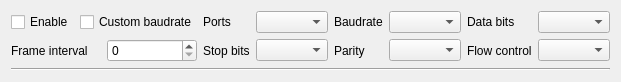
<?xml version="1.0" encoding="UTF-8"?>
<ui version="4.0">
 <class>SAKSerialPortTransponder</class>
 <widget class="QWidget" name="SAKSerialPortTransponder">
  <property name="geometry">
   <rect>
    <x>0</x>
    <y>0</y>
    <width>613</width>
    <height>73</height>
   </rect>
  </property>
  <property name="windowTitle">
   <string notr="true">Form</string>
  </property>
  <layout class="QGridLayout" name="gridLayout">
   <item row="0" column="0">
    <widget class="QCheckBox" name="enableCheckBox">
     <property name="text">
      <string>Enable</string>
     </property>
    </widget>
   </item>
   <item row="0" column="1">
    <widget class="QCheckBox" name="customBaudrateCheckBox">
     <property name="text">
      <string>Custom baudrate</string>
     </property>
    </widget>
   </item>
   <item row="0" column="2">
    <widget class="QLabel" name="label">
     <property name="layoutDirection">
      <enum>Qt::LeftToRight</enum>
     </property>
     <property name="text">
      <string>Ports</string>
     </property>
     <property name="alignment">
      <set>Qt::AlignLeading|Qt::AlignLeft|Qt::AlignVCenter</set>
     </property>
    </widget>
   </item>
   <item row="0" column="3">
    <widget class="QComboBox" name="portNameComboBox">
     <property name="sizePolicy">
      <sizepolicy hsizetype="Expanding" vsizetype="Fixed">
       <horstretch>0</horstretch>
       <verstretch>0</verstretch>
      </sizepolicy>
     </property>
    </widget>
   </item>
   <item row="0" column="4">
    <widget class="QLabel" name="label_2">
     <property name="layoutDirection">
      <enum>Qt::LeftToRight</enum>
     </property>
     <property name="text">
      <string>Baudrate</string>
     </property>
     <property name="alignment">
      <set>Qt::AlignLeading|Qt::AlignLeft|Qt::AlignVCenter</set>
     </property>
    </widget>
   </item>
   <item row="0" column="5">
    <widget class="QComboBox" name="baudRateComboBox"/>
   </item>
   <item row="0" column="6">
    <widget class="QLabel" name="label_3">
     <property name="text">
      <string>Data bits</string>
     </property>
    </widget>
   </item>
   <item row="0" column="7">
    <widget class="QComboBox" name="dataBitscomboBox"/>
   </item>
   <item row="1" column="0" colspan="2">
    <widget class="QWidget" name="widget" native="true">
     <layout class="QHBoxLayout" name="horizontalLayout">
      <property name="leftMargin">
       <number>0</number>
      </property>
      <property name="topMargin">
       <number>0</number>
      </property>
      <property name="rightMargin">
       <number>0</number>
      </property>
      <property name="bottomMargin">
       <number>0</number>
      </property>
      <item>
       <widget class="QLabel" name="label_7">
        <property name="text">
         <string>Frame interval</string>
        </property>
       </widget>
      </item>
      <item>
       <widget class="QSpinBox" name="frameIntervalSpinBox"/>
      </item>
     </layout>
    </widget>
   </item>
   <item row="1" column="2">
    <widget class="QLabel" name="label_4">
     <property name="text">
      <string>Stop bits</string>
     </property>
    </widget>
   </item>
   <item row="1" column="3">
    <widget class="QComboBox" name="stopBitscomboBox"/>
   </item>
   <item row="1" column="4">
    <widget class="QLabel" name="label_5">
     <property name="text">
      <string>Parity</string>
     </property>
    </widget>
   </item>
   <item row="1" column="5">
    <widget class="QComboBox" name="parityComboBox"/>
   </item>
   <item row="1" column="6">
    <widget class="QLabel" name="label_6">
     <property name="text">
      <string>Flow control</string>
     </property>
    </widget>
   </item>
   <item row="1" column="7">
    <widget class="QComboBox" name="flowControlComboBox"/>
   </item>
   <item row="2" column="0" colspan="8">
    <widget class="Line" name="line">
     <property name="orientation">
      <enum>Qt::Horizontal</enum>
     </property>
    </widget>
   </item>
  </layout>
 </widget>
 <resources/>
 <connections/>
</ui>
